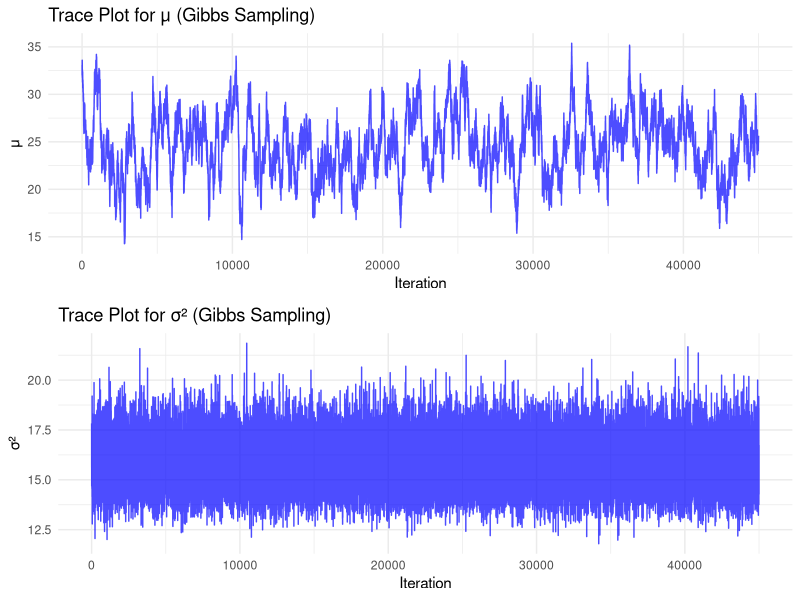
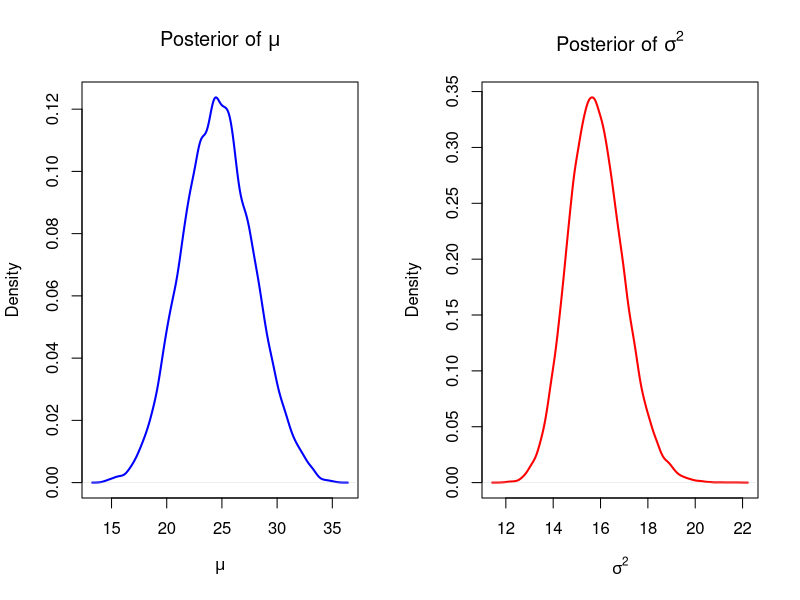
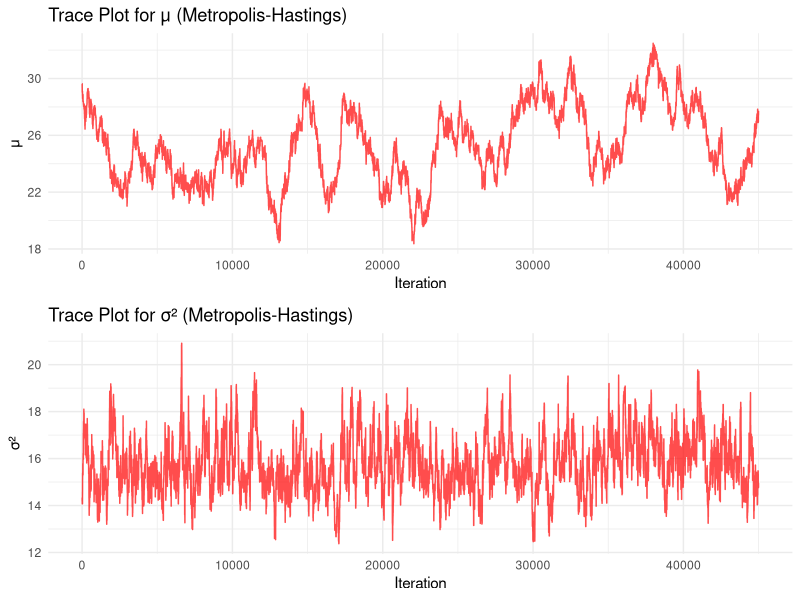
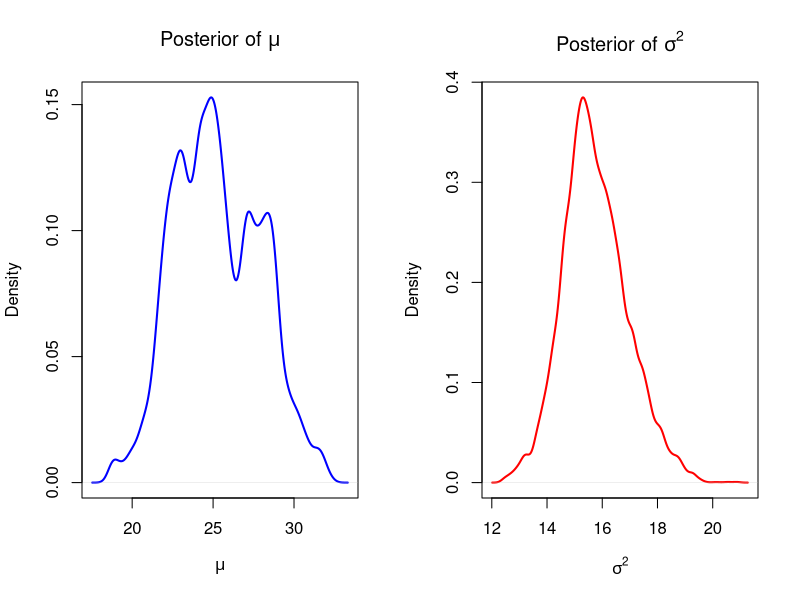
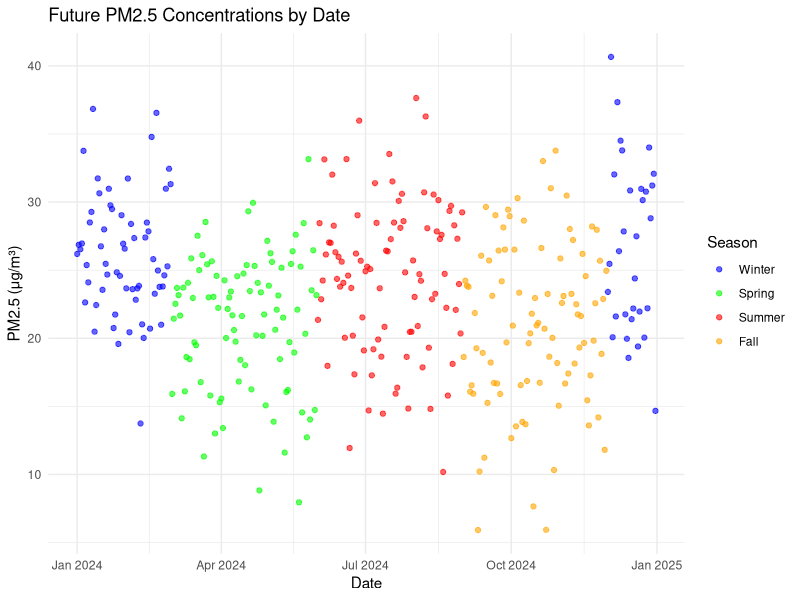
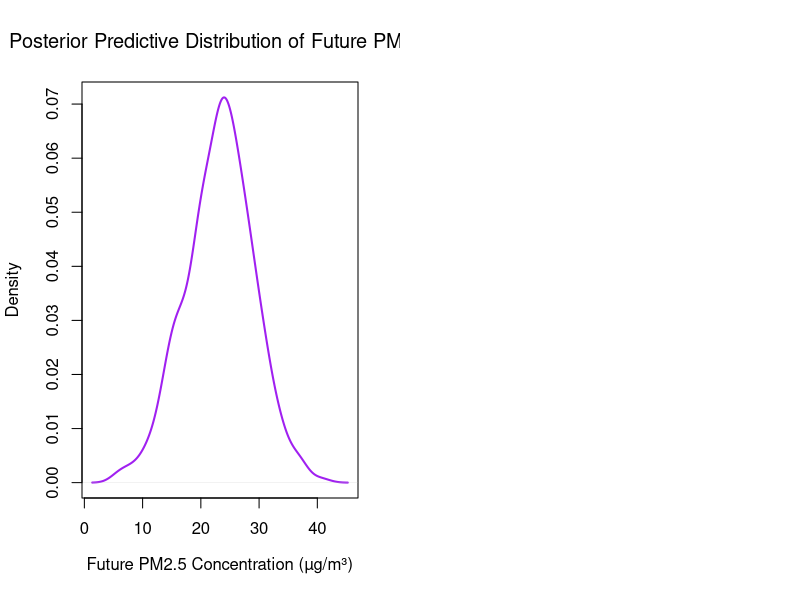
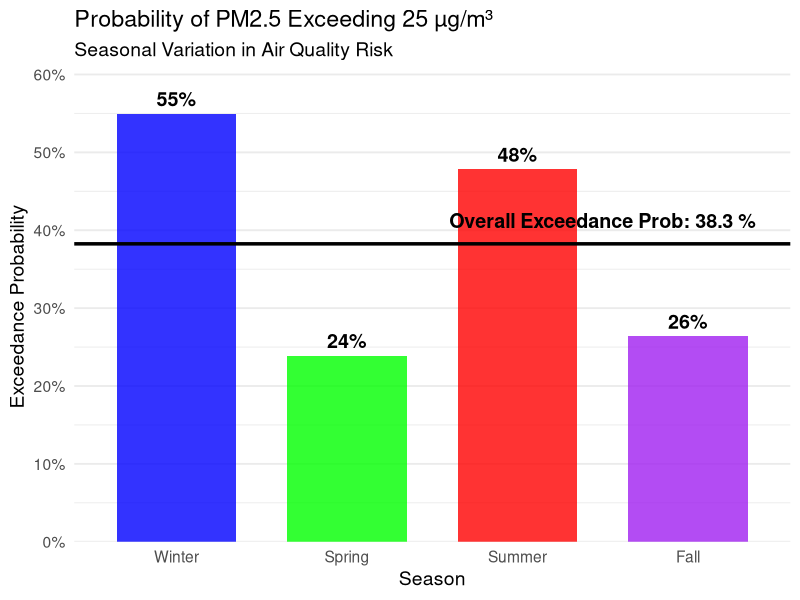

Write the R code that produced these figures, in order.
## ---- chunk 1
knitr::opts_chunk$set(echo = TRUE)
## ---- chunk 2
# Load necessary libraries
library(ggplot2)
library(MASS)
library(coda)
library(gridExtra)
library(reshape2)

# Set reproducibility
set.seed(42)

# Simulated Air Quality Data 
n <- 365  # Daily data for one year
dates <- seq.Date(from = as.Date("2023-01-01"), to = as.Date("2023-12-31"), by = "day")
month <- as.numeric(format(dates, "%m"))

# Define seasons: 1=Winter, 2=Spring, 3=Summer, 4=Fall
season <- ifelse(month %in% c(12,1,2), 1,  # Winter
          ifelse(month %in% 3:5, 2,         # Spring
          ifelse(month %in% 6:8, 3,         # Summer
          4)))                               # Fall

# True seasonal effects :
base_mean <- 20
true_season_effects <- c(8, 1, 5, 2)  

# Seasonal variances
season_sd <- c(4, 3, 6, 3)  # SD for each season

# Generate data with seasonal patterns
Y <- base_mean + true_season_effects[season] + rnorm(n, mean = 0, sd = season_sd[season])

# Prior Parameters (less informative priors)
prior_mean <- 25      # Prior mean
kappa_0 <- 1          # Prior precision parameter
alpha_0 <- 2          # Prior shape parameter for inverse-gamma
beta_0 <- 1           # Prior scale parameter for inverse-gamma

# Seasonal effect priors
sigma_season_prior <- 10  

# Number of Samples
num_samples <- 50000
burn_in <- 5000

# Initialize Storage 
mean_samples <- numeric(num_samples)
var_samples <- numeric(num_samples)
season_effects <- matrix(0, nrow = num_samples, ncol = 4)

# Initial Values
var_samples[1] <- 1 / rgamma(1, shape = alpha_0, rate = beta_0)
mean_samples[1] <- rnorm(1, mean = prior_mean, sd = sqrt(var_samples[1] / kappa_0))
season_effects[1,] <- rnorm(4, mean = c(8, 1, 5, 2), sd = sigma_season_prior) 

# Gibbs Sampling
for (t in 2:num_samples) {
    # Sample seasonal effects
    for (s in 1:4) {
        season_indices <- which(season == s)
        Y_s <- Y[season_indices]
        n_s <- length(Y_s)
        
        if (n_s > 0) {
            season_mean <- mean(Y_s - mean_samples[t-1])
            precision_data <- n_s/var_samples[t-1]
            precision_prior <- 1/sigma_season_prior^2
            
            post_mean <- (season_mean * precision_data) / (precision_data + precision_prior)
            post_var <- 1/(precision_data + precision_prior)
            
            season_effects[t,s] <- rnorm(1, mean = post_mean, sd = sqrt(post_var))
        } else {
            season_effects[t,s] <- rnorm(1, mean = 0, sd = sigma_season_prior)
        }
    }
    
    # Sample variance (σ²) from Inverse-Gamma
    Y_adjusted <- Y - season_effects[t, season]
    alpha_n <- alpha_0 + n/2
    beta_n <- beta_0 + 0.5*sum((Y_adjusted - mean_samples[t-1])^2)
    var_samples[t] <- 1/rgamma(1, shape = alpha_n, rate = beta_n)
    
    # Sample base mean (μ0) from Normal
    Y_adjusted_mean <- mean(Y_adjusted)
    kappa_n <- kappa_0 + n
    mu_n <- (kappa_0*prior_mean + n*Y_adjusted_mean)/kappa_n
    mean_samples[t] <- rnorm(1, mean = mu_n, sd = sqrt(var_samples[t]/kappa_n))
}

# Remove Burn-in and analyze results
mean_samples <- mean_samples[(burn_in+1):num_samples]
var_samples <- var_samples[(burn_in+1):num_samples]
season_effects <- season_effects[(burn_in+1):num_samples,]

# Compute posterior means
posterior_mu <- mean(mean_samples)
posterior_var <- mean(var_samples)
posterior_season_effects <- colMeans(season_effects)

# 95% credible intervals
mean_ci <- quantile(mean_samples, c(0.025, 0.975))
var_ci <- quantile(var_samples, c(0.025, 0.975))
season_ci <- apply(season_effects, 2, quantile, probs = c(0.025, 0.975))

# Print posterior estimates and credible intervals
cat("Posterior Mean (μ):", posterior_mu, "\n")
cat("95% CI for μ:", mean_ci, "\n")
cat("Posterior Variance (σ²):", posterior_var, "\n")
cat("95% CI for σ²:", var_ci, "\n")

# Print seasonal effects
cat("Posterior Seasonal Effects:\n")
print(posterior_season_effects)

cat("95% CI for Seasonal Effects:\n")
print(season_ci)
## ---- chunk 3
# Trace plot for μ using Gibbs
p_mu_gibbs <- ggplot(data.frame(Iteration = 1:length(mean_samples), Value = mean_samples), 
                     aes(x = Iteration, y = Value)) +
  geom_line(color = "blue", alpha = 0.7) +
  labs(title = "Trace Plot for μ (Gibbs Sampling)", x = "Iteration", y = "μ") +
  theme_minimal()

# Trace plot for σ² using Gibbs
p_sigma2_gibbs <- ggplot(data.frame(Iteration = 1:length(var_samples), Value = var_samples), 
                         aes(x = Iteration, y = Value)) +
  geom_line(color = "blue", alpha = 0.7) +
  labs(title = "Trace Plot for σ² (Gibbs Sampling)", x = "Iteration", y = "σ²") +
  theme_minimal()

grid.arrange(p_mu_gibbs, p_sigma2_gibbs, ncol = 1)
## ---- chunk 4
# Create data frame for visualization
df_posterior <- data.frame(mu = mean_samples, sigma_sq = var_samples)

# Set up side-by-side plots
par(mfrow = c(1, 2))

# Posterior Distribution of Mean (μ)
plot(density(mean_samples), col = "blue", lwd = 2, 
     main = expression(paste("Posterior of ", mu)), 
     xlab = expression(mu), ylab = "Density")

# Posterior Distribution of Variance (σ²)
plot(density(var_samples), col = "red", lwd = 2, 
     main = expression(paste("Posterior of ", sigma^2)), 
     xlab = expression(sigma^2), ylab = "Density")
## ---- chunk 5
# Initialize Storage 
mu_samples <- numeric(num_samples)
sigma2_samples <- numeric(num_samples)
season_effects <- matrix(0, nrow = num_samples, ncol = 4)
acceptance_tracker <- numeric(num_samples)

# Initial Values
sigma2_samples[1] <- 1 / rgamma(1, shape = alpha_0, rate = beta_0)
mu_samples[1] <- rnorm(1, mean = prior_mean, sd = sqrt(sigma2_samples[1] / kappa_0))
season_effects[1,] <- rnorm(4, mean = c(8, 1, 5, 2), sd = sigma_season_prior)

# Proposal Standard Deviations
sigma_mu <- 0.05 * sd(Y)  
sigma_log_sigma2 <- 0.05 * sd(log(Y^2))  
sigma_season_proposal <- rep(0.5, 4)

# Log of the posterior density function
log_posterior <- function(mu, sigma2, season_eff) {
  # Ensures that σ² is strictly positive
  if (sigma2 <= 0) return(-Inf)
  # Log of Prior for 𝜇
  log_prior_mu <- dnorm(mu, mean = prior_mean, sd = sqrt(sigma2 / kappa_0), log = TRUE)
  # Log of Prior for σ²
  log_prior_sigma2 <- dgamma(1/sigma2, shape = alpha_0, rate = beta_0, log = TRUE) - 2*log(sigma2)
  # Log of Prior for seasonal effects
  log_prior_season <- sum(dnorm(season_eff, mean = 0, sd = sigma_season_prior, log = TRUE))
  # Log-Likelihood (with seasonal effects)
  seasonal_adjustment <- season_eff[season]
  log_likelihood <- sum(dnorm(Y, mean = mu + seasonal_adjustment, sd = sqrt(sigma2), log = TRUE))
  # Compute Log-Posterior
  return(log_prior_mu + log_prior_sigma2 + log_prior_season + log_likelihood)
}

# Metropolis-Hastings Sampling with Seasonality
for (t in 2:num_samples) {
  # Store current values
  current_mu <- mu_samples[t-1]
  current_sigma2 <- sigma2_samples[t-1]
  current_season <- season_effects[t-1,]
  
   # Propose new mu from Normal distribution
  mu_proposed <- rnorm(1, mean = current_mu, sd = sigma_mu)
  
  # Propose new σ² from Log-Normal distribution
  log_sigma2_proposed <- log(current_sigma2) + rnorm(1, mean = 0, sd = sigma_log_sigma2)
  sigma2_proposed <- exp(log_sigma2_proposed)
  
  # Propose new seasonal effects from Normal distribution
  season_proposed <- current_season + rnorm(4, mean = 0, sd = sigma_season_proposal)
  
  # Compute acceptance probability
  log_current <- log_posterior(current_mu, current_sigma2, current_season)
  log_proposed <- log_posterior(mu_proposed, sigma2_proposed, season_proposed)
  
  log_acceptance_ratio <- log_proposed - log_current
  acceptance_ratio <- exp(log_acceptance_ratio)
  
  # Accept or reject all parameters jointly
  if (runif(1) < acceptance_ratio) {
    mu_samples[t] <- mu_proposed
    sigma2_samples[t] <- sigma2_proposed
    season_effects[t,] <- season_proposed
    acceptance_tracker[t] <- 1
  } else {
    mu_samples[t] <- current_mu
    sigma2_samples[t] <- current_sigma2
    season_effects[t,] <- current_season
    acceptance_tracker[t] <- 0
  }
}

# Remove Burn-in
mu_samples <- mu_samples[(burn_in+1):num_samples]
sigma2_samples <- sigma2_samples[(burn_in+1):num_samples]
season_effects <- season_effects[(burn_in+1):num_samples,]
acceptance_tracker <- acceptance_tracker[(burn_in+1):num_samples]

# Posterior summaries
posterior_mu <- mean(mu_samples)
posterior_sigma2 <- mean(sigma2_samples)

# 95% credible intervals
mu_ci <- quantile(mu_samples, c(0.025, 0.975))
sigma2_ci <- quantile(sigma2_samples, c(0.025, 0.975))

# Results
cat("Posterior Mean (μ):", posterior_mu, "\n")
cat("95% CI for μ:", mu_ci, "\n")
cat("Posterior Variance (σ²):", posterior_sigma2, "\n")
cat("95% CI for σ²:", sigma2_ci, "\n")
cat("Acceptance Rate:", mean(acceptance_tracker), "\n")

# Summary of Acceptance Decisions
acceptance_summary <- table(acceptance_tracker)
print(acceptance_summary)
## ---- chunk 6
# Trace plot for μ using Metropolis-Hastings
p_mu_mh <- ggplot(data.frame(Iteration = 1:length(mu_samples), Value = mu_samples), 
                  aes(x = Iteration, y = Value)) +
  geom_line(color = "red", alpha = 0.7) +
  labs(title = "Trace Plot for μ (Metropolis-Hastings)", x = "Iteration", y = "μ") +
  theme_minimal()

# Trace plot for σ² using Metropolis-Hastings
p_sigma2_mh <- ggplot(data.frame(Iteration = 1:length(sigma2_samples), Value = sigma2_samples), 
                      aes(x = Iteration, y = Value)) +
  geom_line(color = "red", alpha = 0.7) +
  labs(title = "Trace Plot for σ² (Metropolis-Hastings)", x = "Iteration", y = "σ²") +
  theme_minimal()

grid.arrange(p_mu_mh, p_sigma2_mh, ncol = 1)
## ---- chunk 7
# Plot Posterior Distributions (Simple Version)
par(mfrow = c(1, 2))  

# Posterior of μ
plot(density(mu_samples), 
     col = "blue", 
     lwd = 2, 
     main = expression(paste("Posterior of ", mu)), 
     xlab = expression(mu), 
     ylab = "Density")

# Posterior of σ²
plot(density(sigma2_samples), 
     col = "red", 
     lwd = 2, 
     main = expression(paste("Posterior of ", sigma^2)), 
     xlab = expression(sigma^2), 
     ylab = "Density")
## ---- chunk 8
# Set number of future simulations
num_future_days <- 366  # Simulating a full year to capture all seasons
num_simulations <- length(mean_samples)

# Generate future dates (starting the day after our last observation)
future_dates <- seq.Date(from = as.Date("2024-01-01"), to = as.Date("2024-12-31"), by = "day")

# Verify we have exactly 365 days (not 366 for a non-leap year)
stopifnot(length(future_dates) == 366)

# Determine season for each future date
future_month <- as.numeric(format(future_dates, "%m"))
future_season <- ifelse(future_month %in% c(12,1,2), 1,  # Winter
                ifelse(future_month %in% 3:5, 2,         # Spring
                ifelse(future_month %in% 6:8, 3,         # Summer
                4)))                                    # Fall

# Randomly select posterior samples to use for prediction
sample_indices <- sample(1:length(mean_samples), num_future_days, replace = TRUE)

# Generate future predictions with seasonality
future_predictions <- numeric(num_future_days)
for (i in 1:num_future_days) {
  # Get the season for this future day
  s <- future_season[i]
  
  # Sample from the posterior distributions
  mu_i <- mean_samples[sample_indices[i]]
  sigma2_i <- var_samples[sample_indices[i]]
  season_effect_i <- season_effects[sample_indices[i], s]
  
  # Generate prediction with seasonal effect
  future_predictions[i] <- rnorm(1, mean = mu_i + season_effect_i, sd = sqrt(sigma2_i))
}

# Create a data frame for visualization
future_df <- data.frame(
  Date = future_dates,
  PM2.5 = future_predictions,
  Season = factor(future_season, levels = 1:4, labels = c("Winter", "Spring", "Summer", "Fall"))
)

# Compute summary statistics by season
seasonal_summary <- aggregate(PM2.5 ~ Season, data = future_df, 
                             FUN = function(x) c(Mean = mean(x), 
                                                SD = sd(x),
                                                Q5 = quantile(x, 0.05),
                                                Q95 = quantile(x, 0.95)))

# Print seasonal summary
print(seasonal_summary)

# Visualize future predictions with seasonality
ggplot(future_df, aes(x = Date, y = PM2.5, color = Season)) +
  geom_point(alpha = 0.6) +  
  labs(title = "Future PM2.5 Concentrations by Date",
       x = "Date",
       y = "PM2.5 (μg/m³)",
       color = "Season") +
  theme_minimal() +
  scale_color_manual(values = c("Winter" = "blue",  
                               "Spring" = "green", 
                               "Summer" = "red", 
                               "Fall" = "orange")) 
## ---- chunk 9
# Calculate posterior predictive distribution statistics
posterior_predictive_mean <- mean(future_predictions)
posterior_predictive_var <- var(future_predictions)

# Print results
cat("Posterior Predictive Mean (with seasonality):", round(posterior_predictive_mean, 2), "μg/m³\n")
cat("Posterior Predictive Variance (with seasonality):", round(posterior_predictive_var, 2), "\n")

# Calculate seasonal posterior predictive statistics
seasonal_pp_means <- tapply(future_predictions, future_season, mean)
seasonal_pp_vars <- tapply(future_predictions, future_season, var)

cat("Seasonal Posterior Predictive Means:\n")
print(round(seasonal_pp_means, 2))
cat("\nSeasonal Posterior Predictive Variances:\n")
print(round(seasonal_pp_vars, 2))
## ---- chunk 10
# Plot Posterior Predictive Distribution
plot(density(as.vector(future_predictions)), col = "purple", lwd = 2,
     main = expression(paste("Posterior Predictive Distribution of Future PM2.5")),
     xlab = expression("Future PM2.5 Concentration (µg/m³)"), ylab = "Density")
## ---- chunk 11
# Set air quality thresholds for public policy action
threshold <- 25  # Standard threshold (µg/m³)

# Compute overall probability of exceeding the threshold
prob_exceedance <- mean(future_predictions > threshold)

# Compute seasonal probabilities of exceedance
seasonal_exceedance <- tapply(future_predictions, future_season, 
                             function(x) mean(x > threshold))

# Convert to named vector with season labels
seasonal_exceedance <- setNames(seasonal_exceedance, 
                               c("Winter", "Spring", "Summer", "Fall"))

# Print results
cat("Overall Probability of Exceeding", threshold, "µg/m³:", 
    round(prob_exceedance, 3), "\n\n")
cat("Seasonal Exceedance Probabilities:\n")
print(round(seasonal_exceedance, 3))
## ---- chunk 12
# Create visualization data frame
exceedance_df <- data.frame(
  Season = factor(names(seasonal_exceedance), 
                 levels = c("Winter", "Spring", "Summer", "Fall")),
  Probability = seasonal_exceedance
)

# Visualize seasonal exceedance probabilities
# Create visualization with black reference line and explicit "Overall Exceedance Prob" label
ggplot(exceedance_df, aes(x = Season, y = Probability, fill = Season)) +
  geom_col(width = 0.7, alpha = 0.8) +
  geom_hline(yintercept = prob_exceedance, 
             linetype = "solid", 
             color = "black", 
             linewidth = 1.2) +  # Changed to solid black line
  scale_fill_manual(values = c("Winter" = "blue", 
                              "Spring" = "green", 
                              "Summer" = "red", 
                              "Fall" = "purple")) +
  labs(title = paste("Probability of PM2.5 Exceeding", threshold, "µg/m³"),
       subtitle = "Seasonal Variation in Air Quality Risk",
       y = "Exceedance Probability", 
       x = "Season") +
  theme_minimal(base_size = 14) +
  theme(legend.position = "none",
        panel.grid.major.x = element_blank()) +
  scale_y_continuous(labels = scales::percent_format(accuracy = 1),
                     expand = expansion(mult = c(0, 0.1))) +
  annotate("text", 
           x = 3.5, 
           y = prob_exceedance + 0.03, 
           label = paste("Overall Exceedance Prob:", round(prob_exceedance*100, 1), "%"), 
           color = "black",
           fontface = "bold",
           size = 5) +
  geom_text(aes(label = paste0(round(Probability*100, 0), "%")), 
            vjust = -0.5, 
            size = 5,
            fontface = "bold")
## ---- chunk 13
# Decision Rules with Seasonal Adjustments
cat("\n=== SEASONAL INTERVENTION STRATEGY ===\n")

# Define seasonal thresholds (can be adjusted)
seasonal_thresholds <- seasonal_exceedance

# Apply different rules per season
for (season in c("Winter", "Spring", "Summer", "Fall")) {
  prob <- seasonal_exceedance[season]
  
  cat(sprintf("\n%s (%.1f%% exceedance risk): ", season, prob*100))
  
  if (prob > seasonal_thresholds[season]) {
    # Winter gets stricter measures due to health vulnerability
    if (season == "Winter") {
      cat("WINTER EMERGENCY: ")
      if (prob > 0.8) {
        cat("SCHOOL CLOSURES + INDUSTRY SHUTDOWN")
      } else {
        cat("TRAFFIC RESTRICTIONS + INDUSTRY CURBS")
      }
    } 
    else if (season == "Summer") {
      cat("SUMMER SMOG PROTOCOL: CONSTRUCTION LIMITS + OZONE ALERTS")
    }
    else {
      cat("SEASONAL INDUSTRIAL CURBS + PUBLIC TRANSPORT BOOST")
    }
  } 
  else if (prob > 0.5) {
    cat("TARGETED INDUSTRY CONTROLS")
  }
  else if (prob > 0.3) {
    if (season == "Spring") {
      cat("POLLEN-POLLUTION COMBO WARNINGS")
    } else {
      cat("VOLUNTARY REDUCTIONS ADVISED")
    }
  }
  else {
    cat("ROUTINE MONITORING")
  }
}

# Overall decision rule 
cat("\n\n=== OVERALL DECISION ===\n")
if (prob_exceedance > 0.7) {
  cat("EMERGENCY MEASURES ACTIVATED: >70% chance of exceedance\n")
} else if (prob_exceedance > 0.5) {
  cat("INDUSTRIAL CURBS: 50-70% chance of exceedance\n")
} else if (prob_exceedance > 0.3) {
  cat("PUBLIC ADVISORIES: 30-50% chance of exceedance\n")
} else if (prob_exceedance > 0.1) {
  cat("MONITOR CLOSELY: 10-30% chance of exceedance\n")
} else {
  cat("NO ACTION REQUIRED: <10% chance of exceedance\n")
}
## ---- chunk 14
# Define seasonal cost parameters (can be adjusted)
seasonal_costs <- list(
  Winter = list(C_F = 60, C_M = 800),  # Higher costs due to health vulnerability
  Spring = list(C_F = 50, C_M = 500),
  Summer = list(C_F = 55, C_M = 600),  # Ozone interactions increase costs
  Fall = list(C_F = 50, C_M = 550)
)

# Air quality threshold
T <- 25

cat("=== SEASONAL BAYESIAN DECISION ANALYSIS ===\n")

for (season in c("Winter", "Spring", "Summer", "Fall")) {
  # Get seasonal predictions
  seasonal_preds <- future_predictions[future_season == which(c("Winter", "Spring", "Summer", "Fall") == season)]
  
  # Compute seasonal exceedance probability
  prob_exceed <- mean(seasonal_preds > T)
  
  # Get season-specific costs
  C_F <- seasonal_costs[[season]]$C_F
  C_M <- seasonal_costs[[season]]$C_M
  decision_threshold <- C_F / C_M
  
  cat(sprintf("\n%s Analysis (%.1f%% exceedance):\n", season, prob_exceed*100))
  cat(sprintf("False Alarm Cost (C_F): %d\n", C_F))
  cat(sprintf("Miss Cost (C_M): %d\n", C_M))
  cat(sprintf("Decision Threshold: %.3f\n", decision_threshold))
  
  # Enhanced decision rule
  if (prob_exceed > decision_threshold + 0.15) {
    cat("ACTION: ACTIVATE STRONG INTERVENTIONS\n")
  } else if (prob_exceed > decision_threshold) {
    cat("ACTION: IMPLEMENT TARGETED MEASURES\n")
  } else if (prob_exceed > decision_threshold/2) {
    cat("ADVISORY: ISSUE PUBLIC HEALTH NOTICE\n")
  } else {
    cat("MONITOR: NO ACTION REQUIRED\n")
  }
}

# Overall decision with weighted average costs
cat("\n=== OVERALL DECISION ===\n")
overall_C_F <- mean(sapply(seasonal_costs, function(x) x$C_F))
overall_C_M <- mean(sapply(seasonal_costs, function(x) x$C_M))
overall_threshold <- overall_C_F / overall_C_M

if (prob_exceedance > overall_threshold + 0.1) {
  cat("REGIONAL CRISIS: COORDINATED EMERGENCY RESPONSE\n")
} else if (prob_exceedance > overall_threshold) {
  cat("REGIONAL ALERT: COORDINATED PREVENTATIVE MEASURES\n")
} else {
  cat("REGIONAL STATUS: NORMAL OPERATIONS\n")
}

cat(sprintf("\nOverall Exceedance Probability: %.2f%%", prob_exceedance*100))
cat(sprintf("\nOverall Decision Threshold: %.3f", overall_threshold))
